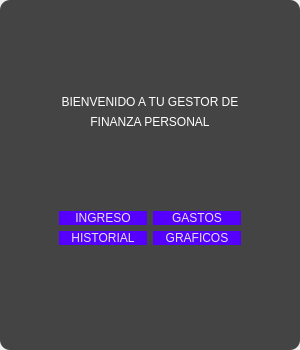
<?xml version="1.0" encoding="UTF-8"?>
<ui version="4.0">
 <class>MainWindow</class>
 <widget class="QMainWindow" name="MainWindow">
  <property name="geometry">
   <rect>
    <x>0</x>
    <y>0</y>
    <width>300</width>
    <height>350</height>
   </rect>
  </property>
  <property name="minimumSize">
   <size>
    <width>300</width>
    <height>350</height>
   </size>
  </property>
  <property name="maximumSize">
   <size>
    <width>400</width>
    <height>450</height>
   </size>
  </property>
  <property name="windowTitle">
   <string>MainWindow</string>
  </property>
  <widget class="QWidget" name="centralwidget">
   <layout class="QVBoxLayout" name="verticalLayout_2">
    <property name="leftMargin">
     <number>0</number>
    </property>
    <property name="topMargin">
     <number>0</number>
    </property>
    <property name="rightMargin">
     <number>0</number>
    </property>
    <property name="bottomMargin">
     <number>0</number>
    </property>
    <item>
     <widget class="QFrame" name="frame">
      <property name="styleSheet">
       <string notr="true">QFrame{
	background-color: rgb(68, 68, 68);
	border-radius: 10px;
}</string>
      </property>
      <property name="frameShape">
       <enum>QFrame::StyledPanel</enum>
      </property>
      <property name="frameShadow">
       <enum>QFrame::Raised</enum>
      </property>
      <layout class="QHBoxLayout" name="horizontalLayout">
       <item>
        <spacer name="horizontalSpacer">
         <property name="orientation">
          <enum>Qt::Horizontal</enum>
         </property>
         <property name="sizeHint" stdset="0">
          <size>
           <width>7</width>
           <height>20</height>
          </size>
         </property>
        </spacer>
       </item>
       <item>
        <widget class="QFrame" name="frame_2">
         <property name="minimumSize">
          <size>
           <width>200</width>
           <height>300</height>
          </size>
         </property>
         <property name="maximumSize">
          <size>
           <width>300</width>
           <height>400</height>
          </size>
         </property>
         <property name="frameShape">
          <enum>QFrame::StyledPanel</enum>
         </property>
         <property name="frameShadow">
          <enum>QFrame::Raised</enum>
         </property>
         <layout class="QVBoxLayout" name="verticalLayout">
          <item>
           <spacer name="verticalSpacer">
            <property name="orientation">
             <enum>Qt::Vertical</enum>
            </property>
            <property name="sizeHint" stdset="0">
             <size>
              <width>20</width>
              <height>37</height>
             </size>
            </property>
           </spacer>
          </item>
          <item>
           <widget class="QLabel" name="label">
            <property name="styleSheet">
             <string notr="true">font: 75 italic 14pt &quot;Cambria&quot;;
color: rgb(255, 255, 255);
</string>
            </property>
            <property name="text">
             <string>BIENVENIDO A TU GESTOR DE</string>
            </property>
            <property name="alignment">
             <set>Qt::AlignCenter</set>
            </property>
           </widget>
          </item>
          <item>
           <widget class="QLabel" name="label_2">
            <property name="styleSheet">
             <string notr="true">font: 75 italic 12pt &quot;Cambria&quot;;
color: rgb(255, 255, 255);</string>
            </property>
            <property name="text">
             <string>FINANZA PERSONAL</string>
            </property>
            <property name="alignment">
             <set>Qt::AlignCenter</set>
            </property>
           </widget>
          </item>
          <item>
           <spacer name="verticalSpacer_3">
            <property name="orientation">
             <enum>Qt::Vertical</enum>
            </property>
            <property name="sizeHint" stdset="0">
             <size>
              <width>20</width>
              <height>60</height>
             </size>
            </property>
           </spacer>
          </item>
          <item>
           <layout class="QHBoxLayout" name="horizontalLayout_2">
            <item>
             <widget class="QPushButton" name="btningreso">
              <property name="styleSheet">
               <string notr="true">QPushButton {
  padding: 0.5em 1.7em;
  margin: 0 0.1em 0.1em 0;
  border: 0.16em solid rgba(255, 255, 255, 0);
  background-color: rgb(85, 0, 255);
  border-radius: 15px;
  font-weight: 300;
  color: rgb(226, 226, 226);
  text-align: center;
  font: 63  10pt &quot;Segoe UI Variable Text Semibold&quot;;
}

QPushButton:hover {
	color: rgb(0, 0, 0);
	
	background-color: rgb(226, 226, 226);
	border-color: rgb(255, 255, 0);
}</string>
              </property>
              <property name="text">
               <string>INGRESO</string>
              </property>
             </widget>
            </item>
            <item>
             <widget class="QPushButton" name="btngastos">
              <property name="styleSheet">
               <string notr="true">QPushButton {
  padding: 0.5em 1.7em;
  margin: 0 0.1em 0.1em 0;
  border: 0.16em solid rgba(255, 255, 255, 0);
  background-color: rgb(85, 0, 255);
  border-radius: 15px;
  font-weight: 300;
  color: rgb(226, 226, 226);
  text-align: center;
  font: 63  10pt &quot;Segoe UI Variable Text Semibold&quot;;
}

QPushButton:hover {
	color: rgb(0, 0, 0);
	
	background-color: rgb(226, 226, 226);
	border-color: rgb(255, 255, 0);
}</string>
              </property>
              <property name="text">
               <string>GASTOS</string>
              </property>
             </widget>
            </item>
           </layout>
          </item>
          <item>
           <layout class="QHBoxLayout" name="horizontalLayout_3">
            <item>
             <widget class="QPushButton" name="btnhistorial">
              <property name="styleSheet">
               <string notr="true">QPushButton {
  padding: 0.5em 1.7em;
  margin: 0 0.1em 0.1em 0;
  border: 0.16em solid rgba(255, 255, 255, 0);
  background-color: rgb(85, 0, 255);
  border-radius: 15px;
  font-weight: 300;
  color: rgb(226, 226, 226);
  text-align: center;
  font: 63  10pt &quot;Segoe UI Variable Text Semibold&quot;;
}

QPushButton:hover {
	color: rgb(0, 0, 0);
	
	background-color: rgb(226, 226, 226);
	border-color: rgb(255, 255, 0);
}</string>
              </property>
              <property name="text">
               <string>HISTORIAL</string>
              </property>
             </widget>
            </item>
            <item>
             <widget class="QPushButton" name="btngrafico">
              <property name="styleSheet">
               <string notr="true">QPushButton {
  padding: 0.5em 1.7em;
  margin: 0 0.1em 0.1em 0;
  border: 0.16em solid rgba(255, 255, 255, 0);
  background-color: rgb(85, 0, 255);
  border-radius: 15px;
  font-weight: 300;
  color: rgb(226, 226, 226);
  text-align: center;
  font: 63  10pt &quot;Segoe UI Variable Text Semibold&quot;;
}

QPushButton:hover {
	color: rgb(0, 0, 0);
	
	background-color: rgb(226, 226, 226);
	border-color: rgb(255, 255, 0);
}</string>
              </property>
              <property name="text">
               <string>GRAFICOS</string>
              </property>
             </widget>
            </item>
           </layout>
          </item>
          <item>
           <spacer name="verticalSpacer_2">
            <property name="orientation">
             <enum>Qt::Vertical</enum>
            </property>
            <property name="sizeHint" stdset="0">
             <size>
              <width>20</width>
              <height>87</height>
             </size>
            </property>
           </spacer>
          </item>
         </layout>
        </widget>
       </item>
       <item>
        <spacer name="horizontalSpacer_2">
         <property name="orientation">
          <enum>Qt::Horizontal</enum>
         </property>
         <property name="sizeHint" stdset="0">
          <size>
           <width>7</width>
           <height>20</height>
          </size>
         </property>
        </spacer>
       </item>
      </layout>
     </widget>
    </item>
   </layout>
  </widget>
 </widget>
 <resources/>
 <connections/>
</ui>
